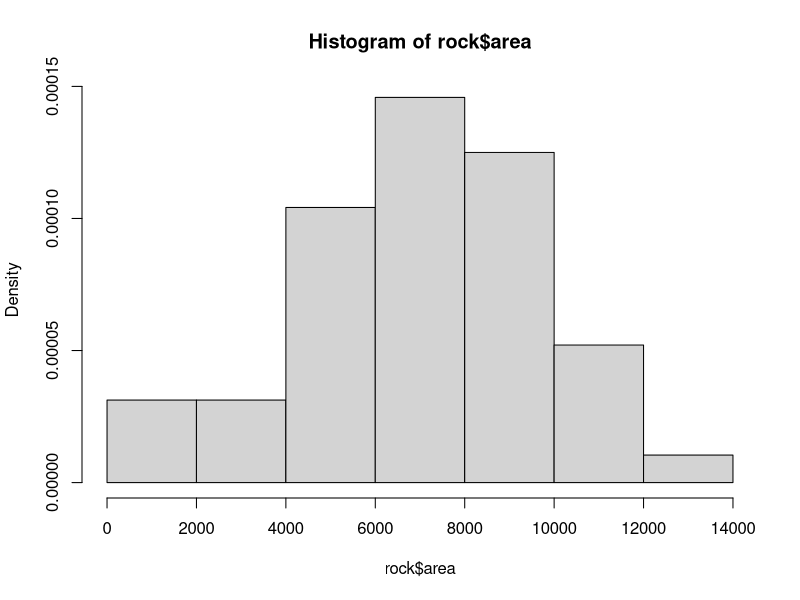
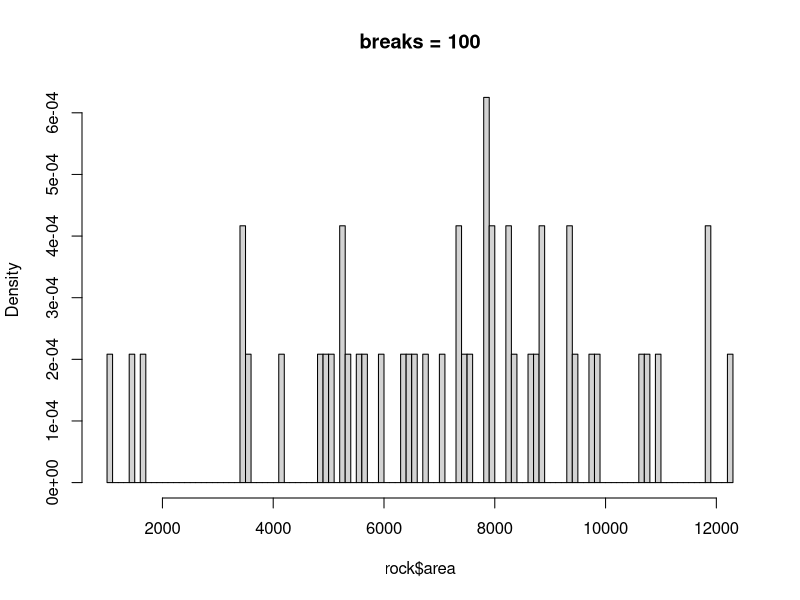
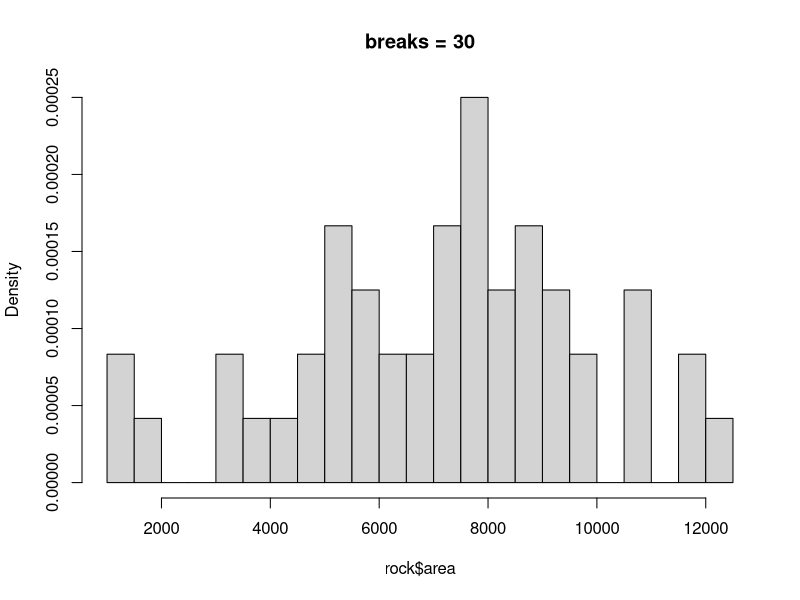
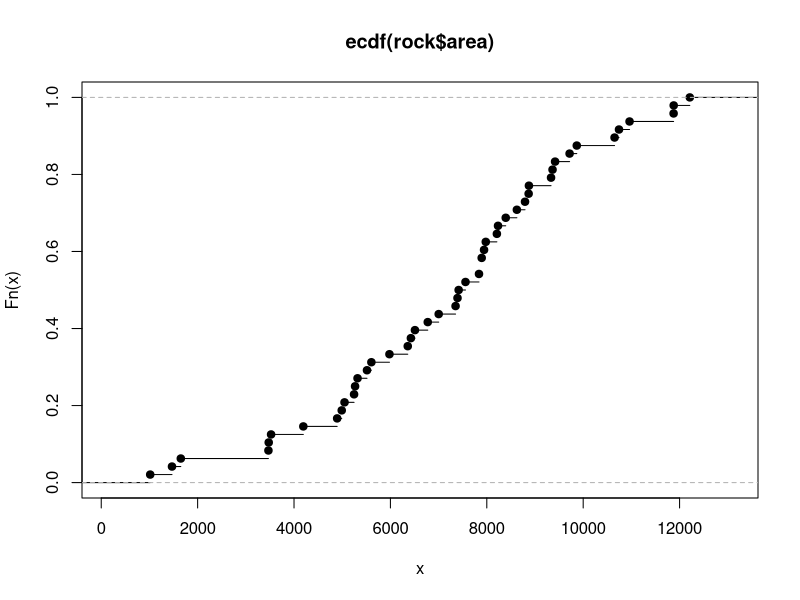
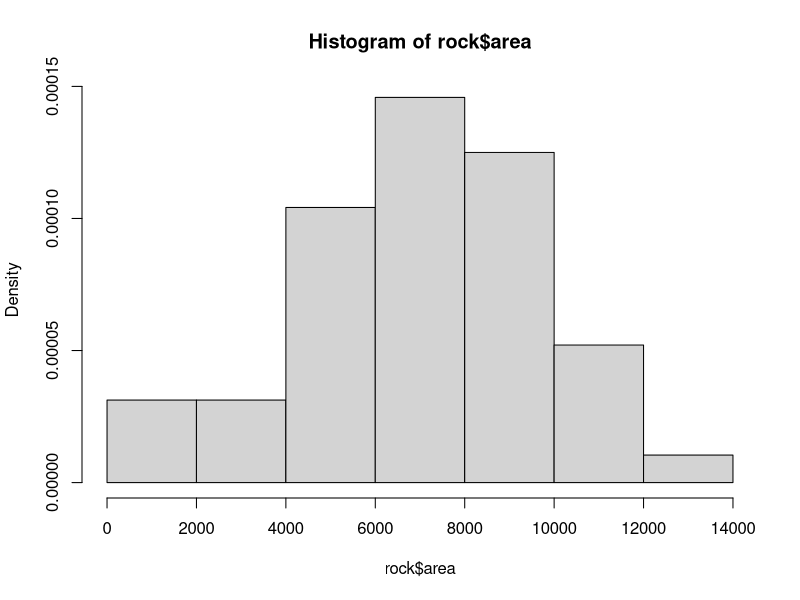
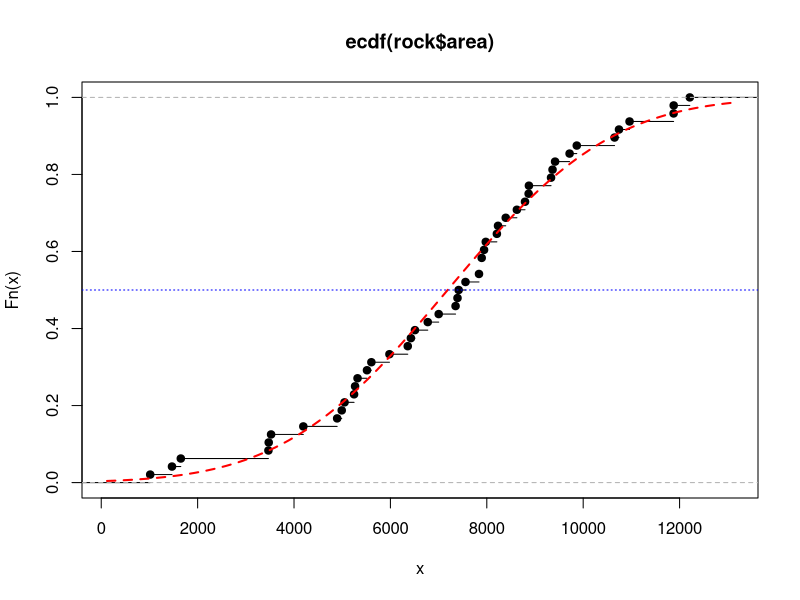

These figures' R source, in order: (Note: this script raises an error after producing the figures.)

# 04-04-2023

# Funcao de Distribuicao Empirica ----------------------------------------------

# Seja X1,X2,...,XN uma amostra i.i.d. com funcao de distribuicao acumulada F(x).
# Entao a funcao de distribuicao empirica eh definida como

# Fn_chapeu(x) = (1/n)*sum1{xi<=x}, em que

# 1a: indicadora do evento A

# 1{xi<=x} = 1 (se x1<=x) ou 0 (cc)

# Fn_chapeu: R -----> [0,1] (dominio/contradominio)

# Exemplo ----------------------------------------------------------------------

# X1 = 3, X2 = 2, X3 = 5, X4 = 2

# F4(4) = 3/4 (faca as contas!)
# compare os valores o obtidos pela distribuicao real e pela verdadeira.

# 1) Fn_chapeu(x) eh estimador nao viciado  do verdadeiro valor Fx(x)

# 2) A variancia de Fn_chapeu(x) tende a zero quando o tamanho amostral cresce
# (n ---> inf)

# var[Fn_chapeu(x)] = (1/n) Fx(x) [1 - Fx(x)]

#-------------------------------------------------------------------------------

# Conjunto de Dados 'rock'

summary(rock) # panorama da 'cara' do conjunto de dados
?rock

#par(mfrow = c(2,2)) # plotar histogramas
hist(rock$area, freq = F)
hist(rock$area, freq = F, breaks = 100, main = 'breaks = 100') # testa com breaks maiores
hist(rock$area, freq = F, breaks = 30, main = 'breaks = 30')

ecdf(rock$area) # empirical cumulative distribution function
?ecdf

Fn<-ecdf(rock$area)
str(Fn)
plot(Fn)
summary(Fn)

summary(rock$area)
Fn(8000)

fda_empirica<-Fn(c(4000, 6000, 8000))

Fn(c(4000, 6000, 8000)) # eh vetorizada?

# sim, pois a funcao acima teve retorno.

# Como ajustar uma curva normal ao conjunto de dados? --------------------------

?pnorm

# Inserimos a media e o desvio padrao do conjunto de dados em pnorm.

dados<-c(4000, 6000, 8000)

fda_normal<-pnorm(dados, mean = mean(rock$area), sd = sd(rock$area))

# Supomos que os dados seguem uma distribuicao normal e obtemos a fdp para esses 
# dados com a funcao de distribuicao acumulada da normal.

# O proximo passo eh estabelecer um comparativo entre os valores obtidos com a
# funcao empirica e a pnorm.

fda_empirica # ajustada a 'dados'
fda_normal # ajustada a 'dados'

fda_empirica - fda_normal

hist(rock$area, freq = F)
media = mean(rock$area)
dp = sd(rock$area)

plot(Fn)
curve(pnorm(x, mean = media, sd = dp), add = T, lty = 2, 
            col = 'red', lwd = 2)
abline(h = 0.5, lty = 3, col = 'blue')

Xis<-rock$area
eqm<-sum((Fn(Xis)-pnorm(Xis,mean = media, sd = sd))**2)
eqm # erro quadratico medio
eqm/48
log(eqm/48)

# Funcao que calcula a distancia media quadratica em qualquer vetor de pontos

min(rock$area)
max(rock$area)

calcula_eqm <- function(vet){ # vetor de tam n 

   m <- mean(vet)
   d<- sd(vet)
  
   return( sum((Fn(vet)-pnorm(vet,mean = m , sd = d))**2) )
 


}

calcula_eqm(c(1,2,3,4,5))


  




